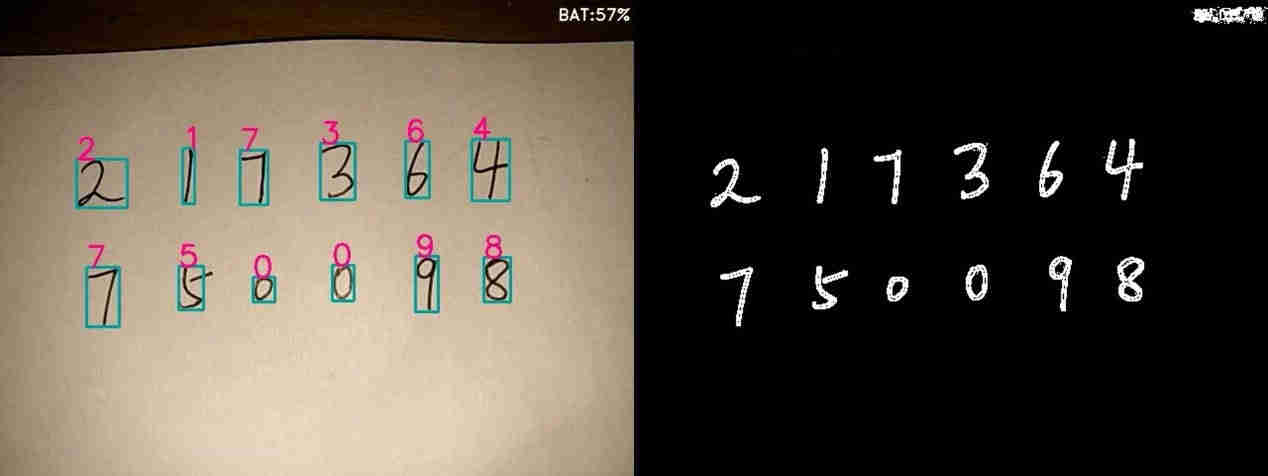
#> input picture 效果图.jpg, 1268 x 476 px, given in place of img0.png, which was not available
$ python test.py   (older library calls are emulated)
#> lines starting #> are read from the running program, lines starting #| are printed output that depends on the picture; after the words box and inside, x2 and y2 are one past the last pixel; in counts of white or black regions, pixels touching at a corner belong together; pictures that were not available may be replaced by others from this repository, and a replacement may not be noted
import cv2
from time import sleep

from main import find_roi
from setting import CAMERA_URI, RECORD, IMG_FOLDER, DATA_PATH, INIT_DATA_PATH, K


if __name__ == '__main__':
    img = cv2.imread('img0.png')
#> img is the input picture: shape (476, 1268, 3); mean B, G, R 67.1, 78.2, 86.1
    cv2.imshow('O', img)

    gray = cv2.cvtColor(img, cv2.COLOR_BGR2GRAY)  # 转换成灰度图
    cv2.imshow('grey', gray)
    gray2 = cv2.dilate(gray, None, iterations=2)  # 膨胀2次
    gray2 = cv2.erode(gray2, None, iterations=2)  # 腐蚀2次
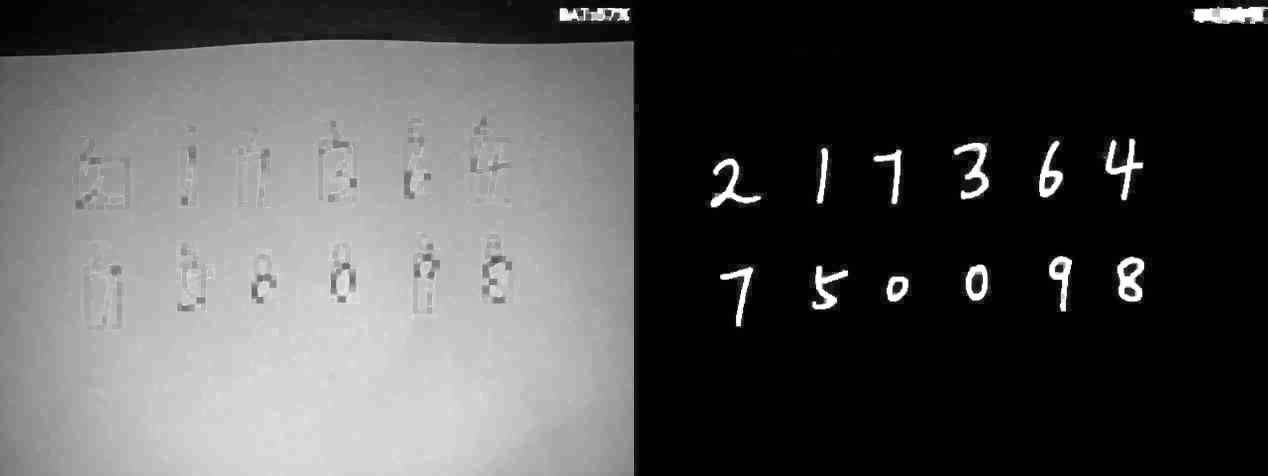
#> gray2: shape (476, 1268); min 0, max 255, mean 81.4
    cv2.imshow('B', gray2)
    edges = cv2.absdiff(gray, gray2)  # 做差
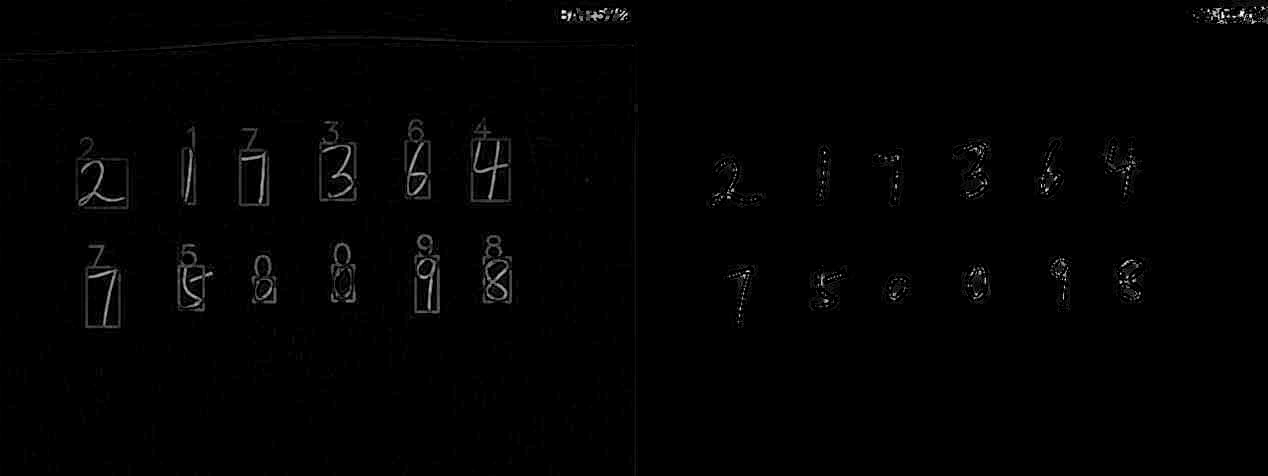
#> edges: shape (476, 1268); min 0, max 255, mean 2.2
    cv2.imshow('diff', edges)

    x = cv2.Sobel(edges, cv2.CV_16S, 1, 0)  # x方向梯度图像
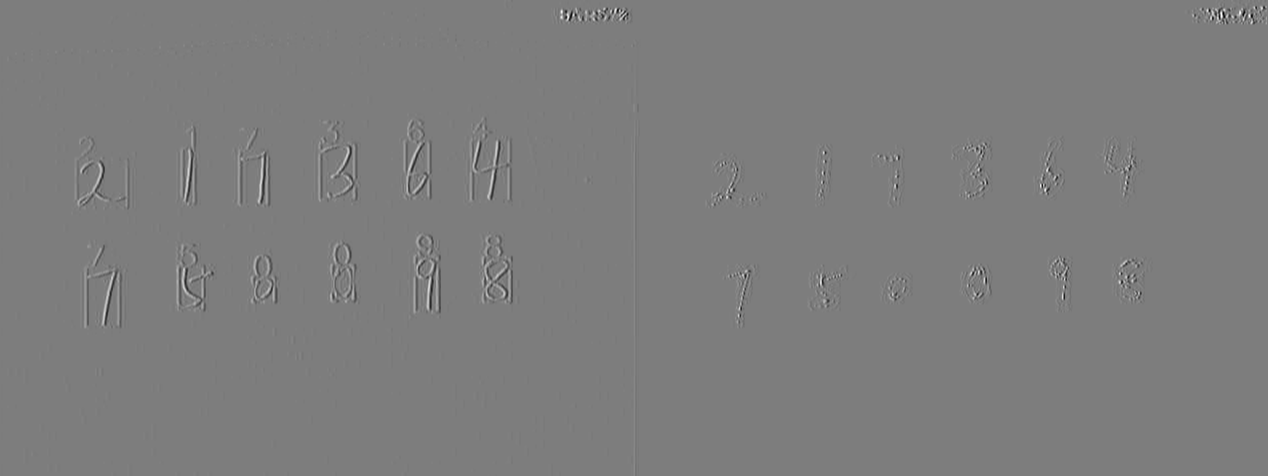
#> x: shape (476, 1268) int16; min -953, max 986, mean 0; drawn with min black and max white
    y = cv2.Sobel(edges, cv2.CV_16S, 0, 1)  # y方向梯度图像
    abs_x = cv2.convertScaleAbs(x)  # x方向梯度图像取绝对值
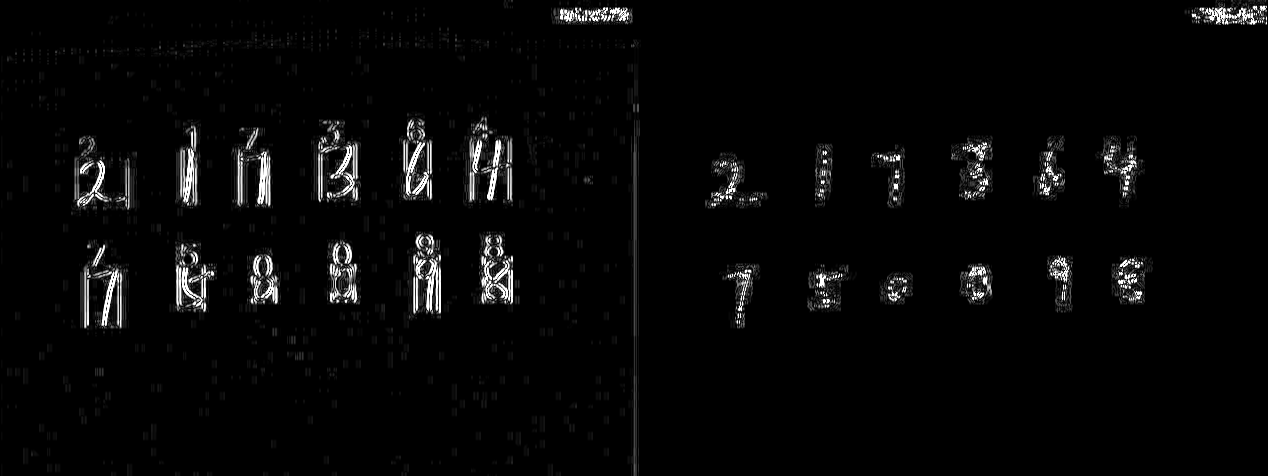
#> abs_x: shape (476, 1268); min 0, max 255, mean 7.2
    # cv2.imshow('x', abs_x)
    abs_y = cv2.convertScaleAbs(y)  # y方向梯度图像取绝对值
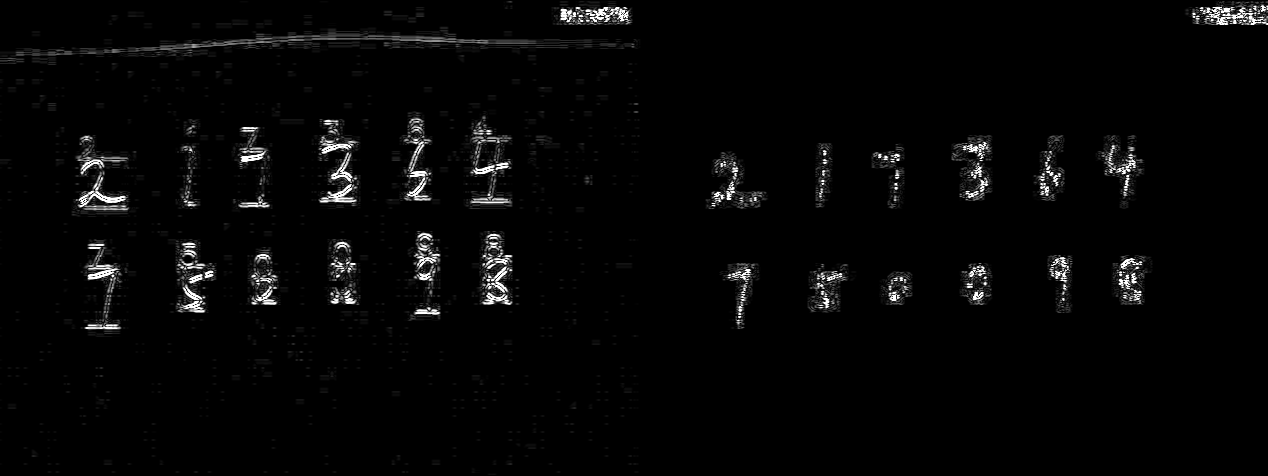
#> abs_y: shape (476, 1268); min 0, max 255, mean 6
    # cv2.imshow('y', abs_y)
    dst = cv2.addWeighted(abs_x, 0.5, abs_y, 0.5, 0)  # 融合x、y两个梯度图像
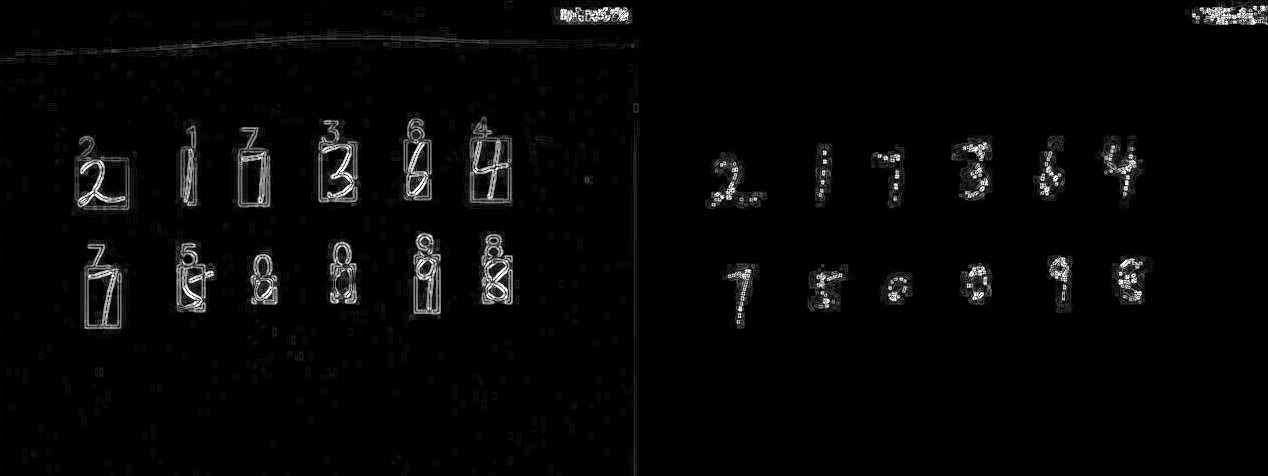
#> dst: shape (476, 1268); min 0, max 255, mean 6.6
    # cv2.imshow('dst', dst)
    ret, ddst = cv2.threshold(dst, 50, 255, cv2.THRESH_BINARY)  # 二值化
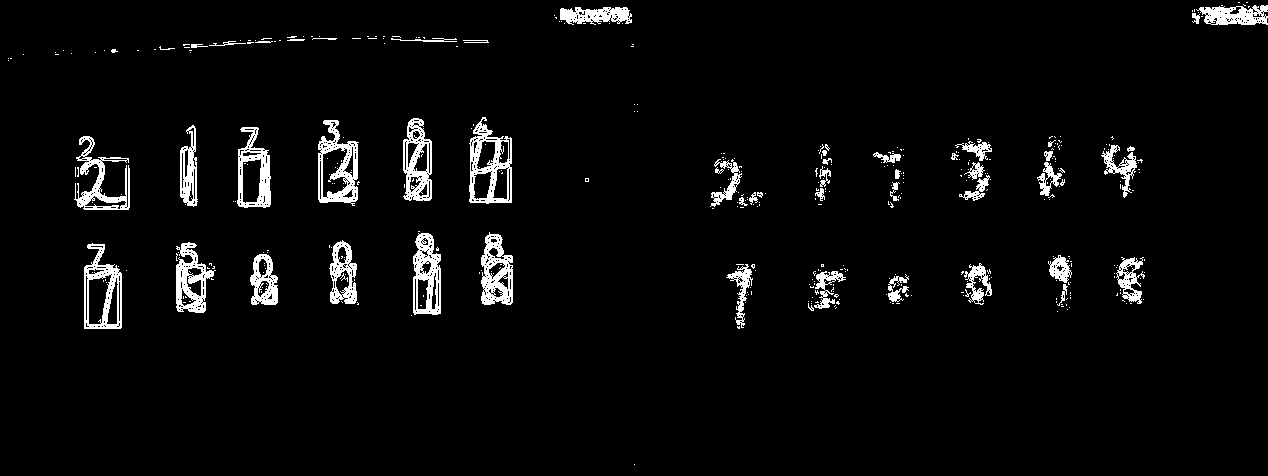
#> ddst: shape (476, 1268); 4% white; 406 white regions (353 under 20 px), largest, box (x1, y1, x2, y2) and area: (469, 117, 512, 204) 1599, (318, 120, 359, 206) 1560, (481, 232, 513, 305) 1407
    cv2.imshow('ddst', ddst)


    cv2.waitKey(0)
